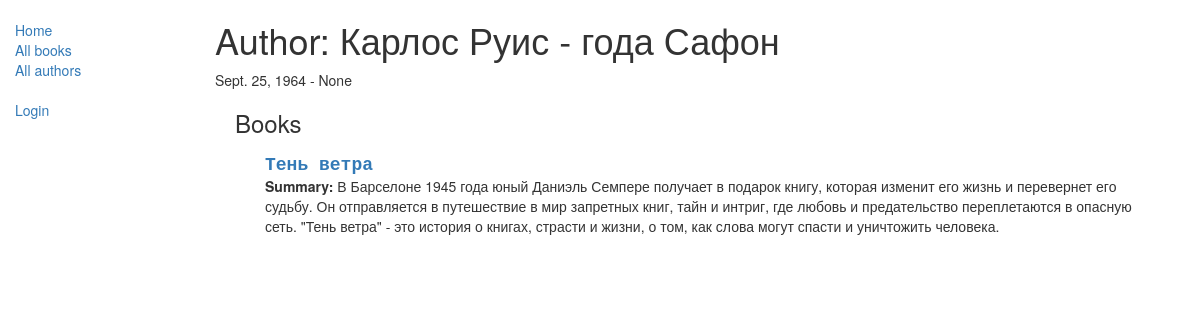
/catalog/author/1/, run on the app's committed database.
### catalog/models.py (models this page shows, shortened)
class Author(models.Model):
    first_name = models.CharField(max_length=100)
    last_name = models.CharField(max_length=100)
    date_of_birth = models.DateField(null=True, blank=True)
    date_of_death = models.DateField('Died', null=True, blank=True)

class Book(models.Model):
    title = models.CharField(max_length=200)
    author = models.ForeignKey('Author', on_delete=models.SET_NULL, null=True)
    summary = models.TextField(max_length=1000, help_text="Enter a brief description of the book")
    isbn = models.CharField('ISBN', max_length=13,
                            help_text='13 Character <a href="https://www.isbn-international.org/content/what-isbn">ISBN number</a>')
    genre = models.ManyToManyField(Genre, help_text="Select a genre for this book")
    def get_absolute_url(self):
        return reverse('book-detail', args=[str(self.id)])

### catalog/views.py (the view)
# urls.py: re_path(r'^author/(?P<pk>\d+)/$', views.AuthorDetailView.as_view(), name='author-detail'),
class AuthorDetailView(generic.DetailView):
    queryset = Author.objects.all()

### catalog/templates/catalog/author_detail.html
{% extends "base_generic.html" %}
{% block content %}
    <h1>Author: {{ author.first_name }} {{ author.last_name }}</h1>
    <p>{{ author.date_of_birth }} - {{ author.date_of_death }}</p>
    <div style="margin-left:20px;margin-top:20px">
        <h3 style="margin-bottom: 20px">Books</h3>
        {% for book in author.book_set.all %}
            <div style="margin-left: 30px;">
                <h4 style="font-family: monospace; font-weight: bold; margin: 0"><a
                        href="{{ book.get_absolute_url }}">{{ book.title }}</a></h4>
                <p style="max-width: 900px"><strong>Summary:</strong> {{ book.summary }}</p>
            </div>
        {% endfor %}
    </div>
{% endblock %}

### data on the page
Author: first_name "Карлос Руис - года", last_name "Сафон", date_of_birth "Sept. 25, 1964", date_of_death "None"
Book: title "Тень ветра", summary "В Барселоне 1945 года юный Даниэль Семпере получает в подарок книгу, которая изменит его жизнь и перевернет его судьбу. Он отправляется в путешествие в мир запретных книг, тайн и интриг, где любовь и предательство переплетаются в опасную сеть. \"Тень ветра\" - это история о книгах, страсти и жизни, о том, как слова могут спасти и уничтожить человека."
